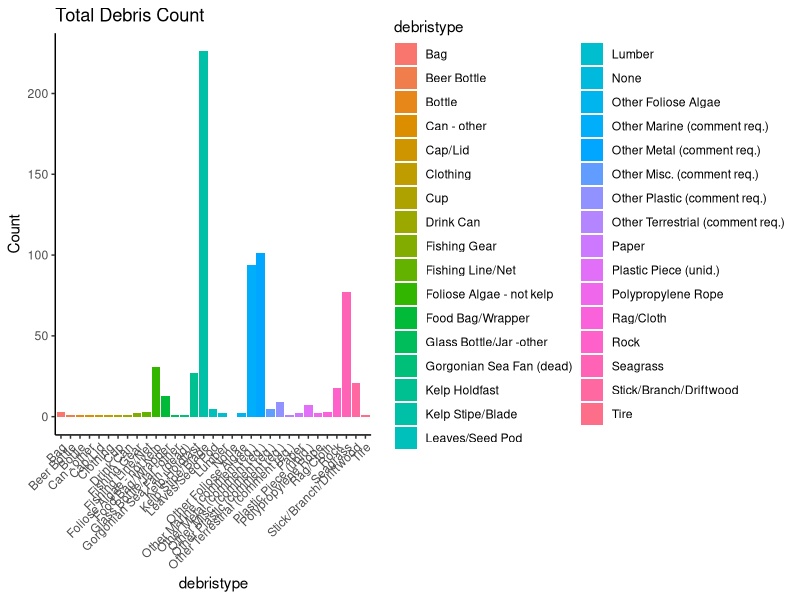
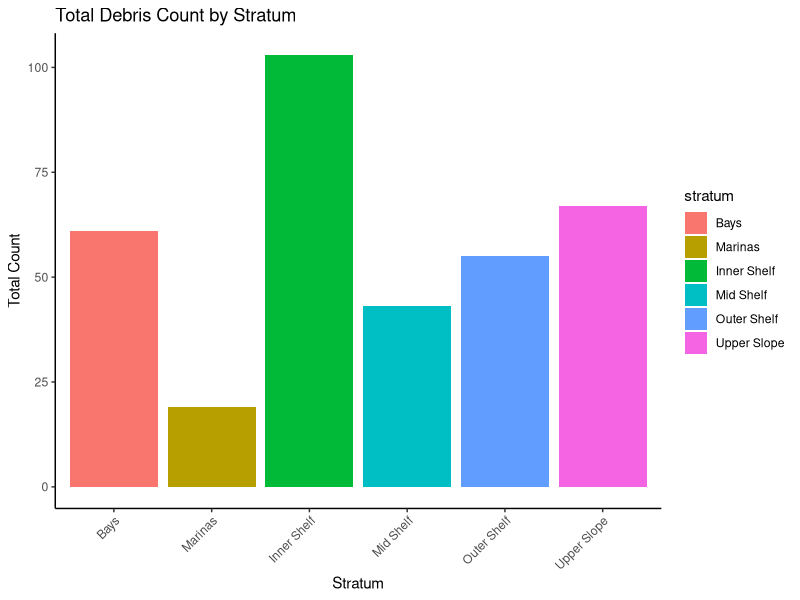
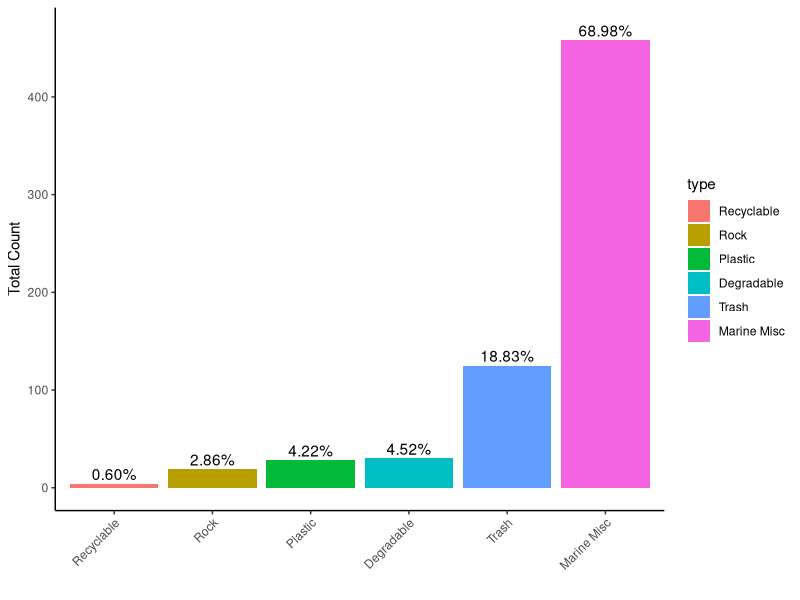

The R script that drew these images, in order:
library(readxl)
library(tidyverse)
library(ggplot2)

ocean_debris <- readxl::read_excel('data/2018/Ocean/FISH-INVERT-DEBRIS-BIGHT18-CONNECTOR.xlsx', sheet = 5)
View(ocean_debris)

tot_count <- ocean_debris %>% 
  mutate(debriscount = if_else(debriscount < 0, 0, debriscount)) %>% 
  group_by(debristype) %>% 
  summarise(
    n_total = sum(debriscount)
  ) %>%
  arrange(desc(n_total))
tot_count

cbbPalette <- c("#000000", "#E69F00", "#56B4E9", "#009E73",
                "#F0E442", "#0072B2", "#D55E00", "#CC79A7")

tot_count %>%
  ggplot()+
  geom_col(aes(x=debristype,y=n_total, fill = debristype))+
  theme_classic()+
  theme(axis.text.x = element_text(angle = 45, hjust = 1))+
  scale_colour_manual(values=cbbPalette)+
  labs(y = "Count", title = "Total Debris Count")


Plastic <- 
  ocean_debris %>%
  group_by(debristype) %>%
  filter(debristype %in% c("Bag","Bottle","Cap/Lid","Cup", "Fishing Line/Net",
                           "Plastic Piece (unid.)","Tire", "Polypropylene Rope",
                           "Other Plastic (comment req.)"))
total_plastic <- sum(Plastic$debriscount)

Recyclable <- 
  ocean_debris %>%
  group_by(debristype) %>%
  filter(debristype %in% c("Beer Bottle","Glass Bottle/Jar -other",
                           "Can - other", "Drink Can"))
total_recyclable <- sum(Recyclable$debriscount)

Trash <- 
  ocean_debris %>%
  group_by(debristype) %>%
  filter(debristype %in% c("Fishing Gear", "Food Bag/Wrapper",
                           "Other Misc. (comment req.)","Clothing",
                           "Rag/Cloth", "Other Metal (comment req.)"))
total_trash <- sum(Trash$debriscount)

Degradable <- 
  ocean_debris %>%
  group_by(debristype) %>%
  filter(debristype %in% c("Lumber","Paper","Stick/Branch/Driftwood",
                           "Leaves/Seed Pod"))
total_degradable <- sum(Degradable$debriscount)

Rock <- 
  ocean_debris %>%
  group_by(debristype) %>%
  filter(debristype %in% c("Other Terrestrial (comment req.)","Rock"))
total_rock <- sum(Rock$debriscount)

Marine_Misc <- 
  ocean_debris %>%
  mutate(debriscount = if_else(debriscount < 0, 0, debriscount)) %>%
  group_by(debristype) %>%
  filter(debristype %in% c("Foliose Algae - not kelp","Gorgonian Sea Fan (dead)",
                           "Kelp Holdfast", "Kelp Stipe/Blade","Seagrass",
                           "Other Foliose Algae", "Other Marine (comment req.)"))
total_marine_misc <- sum(Marine_Misc$debriscount)

tab <- data.frame(cbind(total_plastic,total_degradable,total_recyclable,
                        total_trash,total_rock, total_marine_misc))


clean_sample <- length(which(ocean_debris$debristype == "None"))

length(unique(ocean_debris$stationid))

station <- readxl::read_excel('data/2018/Ocean/StationCompletionV8.xlsx')

completed_dat <- left_join(ocean_debris, station, "stationid")

stratum_trash <-
  completed_dat %>%
  mutate(debriscount = if_else(debriscount < 0, 0, debriscount)) %>%
  group_by(stratum)%>%
  summarise(
    total_debris = sum(debriscount)
  ) %>%
  arrange(desc(total_debris))


stratum_trash %>%
  drop_na() %>% 
  mutate(
    stratum = factor(stratum, levels = c('Bays', 'Ports', 'Marinas',
                                         'Estuaries', "Brackish Estuaries",
                                         "Inner Shelf", "Mid Shelf", "Outer Shelf",
                                         "Upper Slope", "Lower Slope", "Channel Islands",
                                         'Open', 'Urban', 'Agriculture'))
  ) %>% 
  ggplot()+
  geom_col(aes(x=stratum, y = total_debris, fill = stratum))+
  theme_classic()+
  theme(axis.text.x = element_text(angle = 45, hjust = 1))+
  labs(title = "Total Debris Count by Stratum", x = 'Stratum', y = "Total Count")


# try this table ----------------------------------------------------------


big_type <- tot_count %>% 
  mutate(
    type = case_when(
      debristype %in% c("Bag","Bottle","Cap/Lid","Cup", "Fishing Line/Net",
                        "Plastic Piece (unid.)","Tire", "Polypropylene Rope",
                        "Other Plastic (comment req.)") ~ 'Plastic',
      debristype %in% c("Beer Bottle","Glass Bottle/Jar -other",
                        "Can - other", "Drink Can") ~ 'Recyclable',
      debristype %in% c("Fishing Gear", "Food Bag/Wrapper",
                        "Other Misc. (comment req.)","Clothing",
                        "Rag/Cloth", "Other Metal (comment req.)") ~ 'Trash',
      debristype %in% c("Lumber","Paper","Stick/Branch/Driftwood",
                        "Leaves/Seed Pod") ~ 'Degradable',
      debristype %in% c("Other Terrestrial (comment req.)","Rock") ~ 'Rock',
      debristype %in% c("Foliose Algae - not kelp","Gorgonian Sea Fan (dead)",
                        "Kelp Holdfast", "Kelp Stipe/Blade","Seagrass",
                        "Other Foliose Algae", "Other Marine (comment req.)") ~ 'Marine Misc',
      TRUE ~ NA_character_
    )
  )

big_type %>% 
  group_by(type) %>% 
  summarise(
    n = sum(n_total)
  ) %>% 
  drop_na() %>% 
  mutate(
    p = scales::percent(n/sum(n)),
    type = factor(type, levels = c('Recyclable', 'Rock', 'Plastic', 'Degradable', 'Trash', 'Marine Misc'))
  ) %>% 
  ggplot(aes(x = type, y = n, fill = type)) +
  geom_col() +
  geom_text(aes(label = p, y = n+10)) +
  theme_classic()+
  theme(axis.text.x = element_text(angle = 45, hjust = 1)) +
  labs(x = '', y = 'Total Count')



